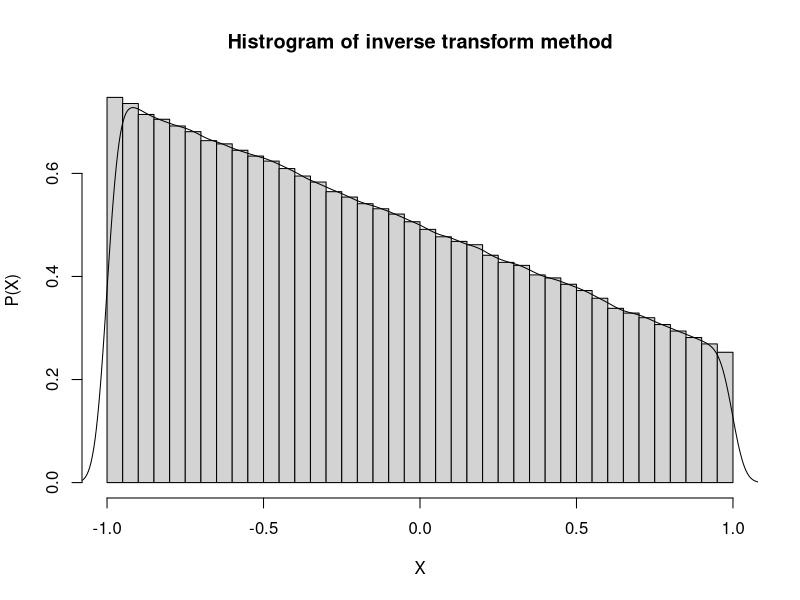
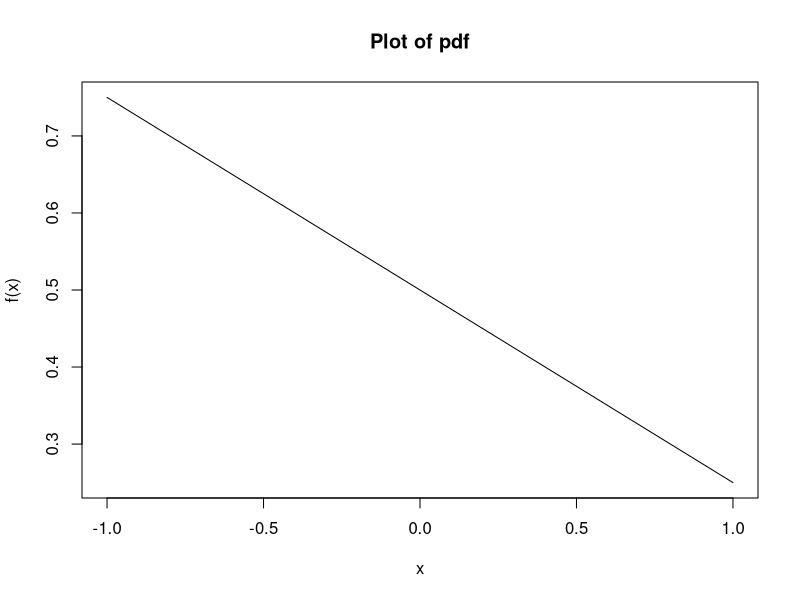
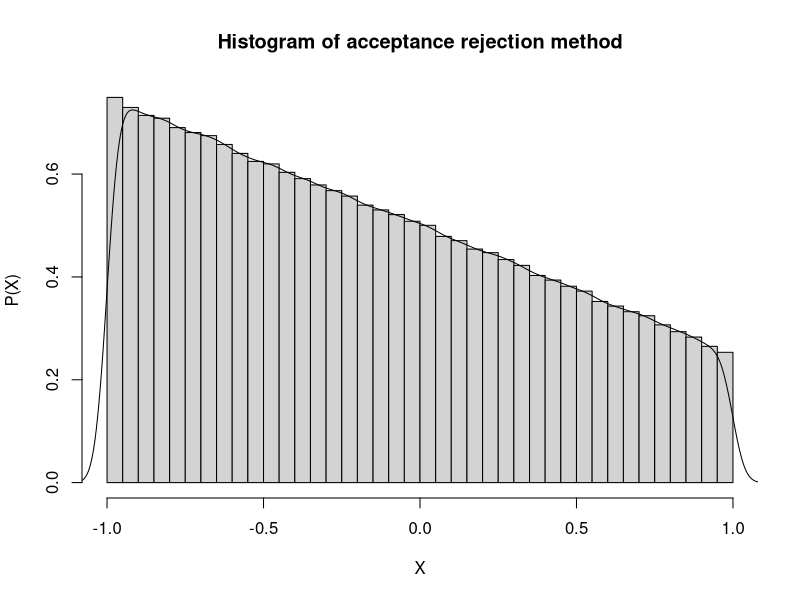
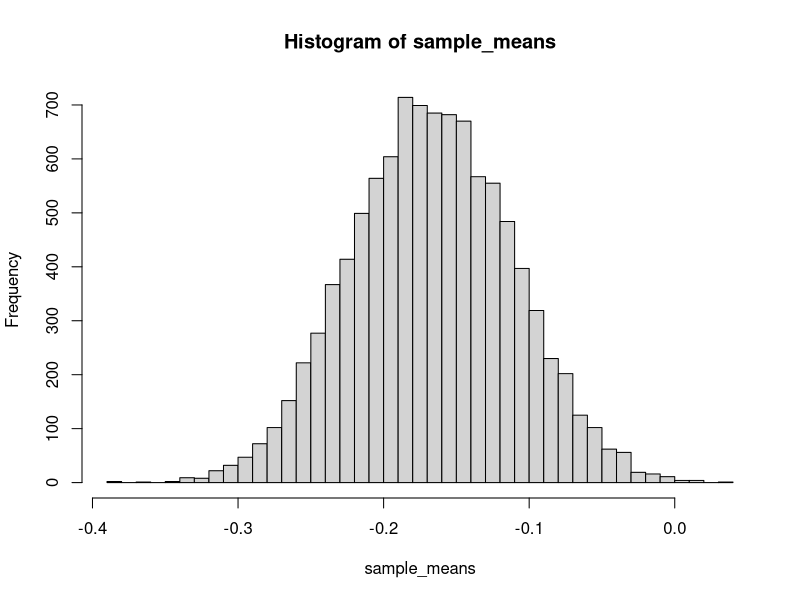

These charts were generated, in order, by the following R code:
## ---- chunk 1
# itm (Inverse Transform Method) function for equation one in assignment 1
itm_equation1 <- function(n) {
  u <- runif(n)
  return (2 - sqrt(9 - 8*u))
}
## ---- chunk 2
Nsim <- 1000000
itm_p <- itm_equation1(Nsim)

hist(itm_p, breaks = 30, prob = TRUE, xlab = "X", ylab = "P(X)", 
     main="Histrogram of inverse transform method")
lines(density(itm_p))
## ---- chunk 3
theoretical_pdf <- function(x) {
  return((1/2) - (x/4))
}

x <- seq(-1, 1, 0.01)
plot(x, theoretical_pdf(x), main = "Plot of pdf", xlab = "x", ylab = "f(x)", 
     type ="l")
## ---- chunk 4
# ar (acceptance rejection) for equation 1
ar_equation1 <- function(n) {
  f <- function(x) (1/2 - x/4)
  C = 1.5
  
   naccepts <- 0
   result.sample <- rep(NA, n)
   
   while (naccepts < n) {
    y <- runif(1, -1, 1)
    u <- runif(1)
   
    if ( u <= f(y) / (C*(1/2))) {
      naccepts <- naccepts + 1
      result.sample[naccepts] = y
    }
   }
   
   result.sample
}

Nsim <- 1000000
ar_p <- ar_equation1(Nsim)
hist(ar_p, probability = TRUE, main="Histogram of acceptance rejection method",
     xlab = "X", ylab = "P(X)", breaks=30)
lines(density(ar_p))
## ---- chunk 5
# Mean of inverse transform method simulated values
mean(itm_p)
#Mean of acceptance rejection simulated values
mean(ar_p)
# Analytical mean
-1/6
## ---- chunk 6
# Variance of inverse transform method simulated values
var(itm_p)
# Variance of acceptance rejection simulated values
var(ar_p)
# Analytical variance
11/36
## ---- chunk 7
m <- matrix(itm_p, Nsim/100, 100)
sample_means <- rowMeans(m)
hist(sample_means, breaks = 30)
## ---- chunk 8
CI <- function(data) {
  xhat <- mean(data)
  sd <- sd(data)
  n <- length(data)
  lower <- xhat - 2*(sd / n)
  upper <- xhat + 2*(sd / n)
  return(c(lower, upper))
}

CI(sample_means)
